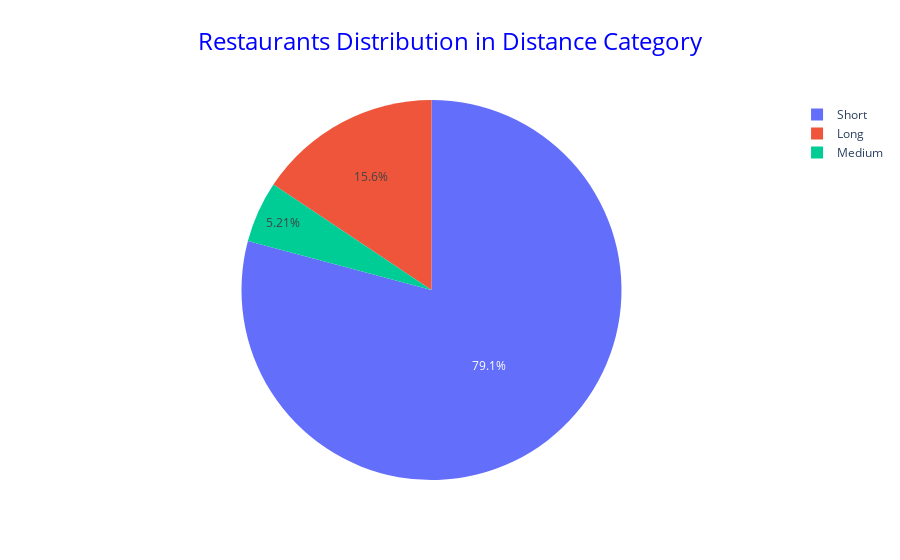

Source (notebook cell):
### Markdown cell above
#### 1. Restaurants Distribution in Distance Category- ***Short, Medium & Long Distance***

### Code cell
df['distance_category'] = pd.cut(df['distance'], 
                        bins=[0, 10, 20, float('inf')], 
                        labels=['Short', 'Medium', 'Long'])
distance_cat = df.groupby(['distance_category'], as_index=False)['restaurant'].count()

# plotting the pie chart
fig = px.pie(distance_cat, values="restaurant", names="distance_category",title='**Restaurants Distribution in Distance Category**') 
fig.update_layout(
    title={
        'text': 'Restaurants Distribution in Distance Category',
        'font': {'size': 24, 'color': 'blue'},
        'x': 0.5, # Centers the title (0.5 is the center of the plot area)
        'xanchor': 'center'
    }
)
# showing the plot
fig.show()

### Figure 1 — Plotly figure (JSON) as saved in the notebook; plotly's stock layout.template omitted (floating-point values rounded to 4 significant figures)
{"data": [{"domain": {"x": [0, 1], "y": [0, 1]}, "hovertemplate": "distance_category=%{label}<br>restaurant=%{value}<extra></extra>", "labels": ["Short", "Medium", "Long"], "legendgroup": "", "name": "", "showlegend": true, "type": "pie", "values": [2034, 134, 402]}], "layout": {"legend": {"tracegroupgap": 0}, "title": {"font": {"color": "blue", "size": 24}, "text": "Restaurants Distribution in Distance Category", "x": 0.5, "xanchor": "center"}}}
